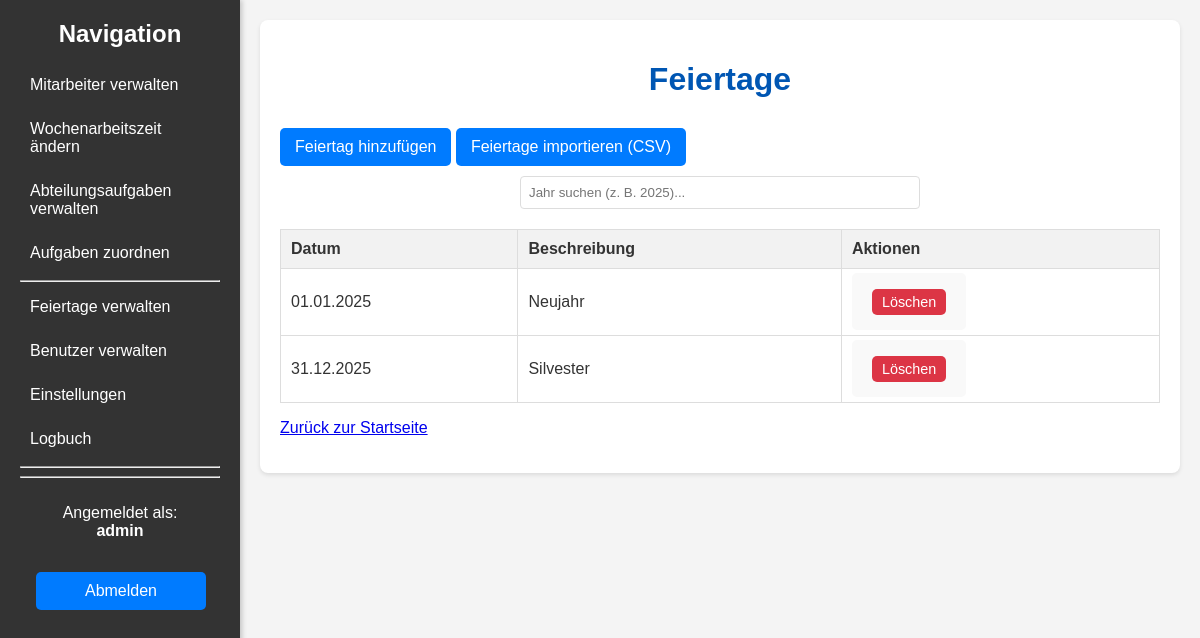
Page /holidays (signed in) on the committed database.
### models.py (models this page shows, shortened)
class User(db.Model, UserMixin):
    id = db.Column(db.Integer, primary_key=True)
    username = db.Column(db.String(100), unique=True, nullable=False)
    password_hash = db.Column(db.String(128))
    oe_number = db.Column(db.String(50), nullable=False)
    is_admin = db.Column(db.Boolean, default=False)

class Holiday(db.Model):
    id = db.Column(db.Integer, primary_key=True)
    holiday_date = db.Column(db.Date, nullable=False, unique=True)
    description = db.Column(db.String(200), nullable=True)

### app.py (the view)
@app.route('/holidays')
@login_required
@admin_required
def holidays():
    return render_template('holidays.html', holidays=Holiday.query.order_by(Holiday.holiday_date.asc()).all())

### app.py (called while the page is built)
@login_manager.user_loader
def load_user(user_id):
    return User.query.get(int(user_id))

def admin_required(f):
    @wraps(f)
    def decorated_function(*args, **kwargs):
        if not current_user.is_admin:
            flash('Für diese Aktion sind Administratorrechte erforderlich.', 'danger')
            return redirect(url_for('index'))
        return f(*args, **kwargs)
    return decorated_function

### templates/holidays.html (shortened to what this page needs)
{% extends "base.html" %}
{% block content %}
        <h1>Feiertage</h1>
        <a href="{{ url_for('add_holiday') }}" class="button">Feiertag hinzufügen</a>
        <a href="{{ url_for('import_holidays') }}" class="button">Feiertage importieren (CSV)</a>
        <div class="search-container">
            <input type="text" id="holidaySearch" onkeyup="filterTableByYear()" placeholder="Jahr suchen (z. B. 2025)...">
        </div>
        <table id="holidayTable">
            <thead>
                <tr>
                    <th class="sortable-header" data-column="holiday_date" data-column-type="date">Datum</th>
                    <th class="sortable-header" data-column="description">Beschreibung</th>
                    <th>Aktionen</th>
                </tr>
            </thead>
            <tbody>
                {% for holiday in holidays %}
                <tr>
                    <td data-sort="{{ holiday.holiday_date.strftime('%Y-%m-%d') }}">{{ holiday.holiday_date.strftime('%d.%m.%Y') }}</td>
                    <td>{{ holiday.description }}</td>
                    <td>
                        <form action="{{ url_for('delete_holiday', holiday_id=holiday.id) }}" method="post" style="display:inline;">
                            <button type="submit" class="button small delete">Löschen</button>
                        </form>
                    </td>
                </tr>
                {% endfor %}
            </tbody>
        </table>
        <p><a href="{{ url_for('index') }}">Zurück zur Startseite</a></p>
    </div>
{% endblock %}

### templates/base.html (shortened to what this page needs)
<!DOCTYPE html>
<html lang="de">
<head>
    <link rel="stylesheet" href="{{ url_for('static', filename='style.css') }}">
</head>
<body>
    <div class="wrapper">
        {% block sidebar %}
        <div class="sidebar">
            <h2>Navigation</h2>
            <ul>
                <li><a href="{{ url_for('employees') }}">Mitarbeiter verwalten</a></li>
                <li><a href="{{ url_for('working_hours_changes') }}">Wochenarbeitszeit ändern</a></li>
                <li><a href="{{ url_for('department_tasks') }}">Abteilungsaufgaben verwalten</a></li>
                <li><a href="{{ url_for('assign_tasks') }}">Aufgaben zuordnen</a></li>
                {% if current_user.is_admin %}
                    <hr>
                    <li><a href="{{ url_for('holidays') }}">Feiertage verwalten</a></li>
                    <li><a href="{{ url_for('user_list') }}">Benutzer verwalten</a></li>
                    <li><a href="{{ url_for('settings') }}">Einstellungen</a></li>
                    <li><a href="{{ url_for('logbook') }}">Logbuch</a></li>
                {% endif %}
                <hr>
                <hr>
            </ul>
            <div style="position: relative; top: 10px; width: 100%;">
                 <p style="text-align: center;">Angemeldet als:<br><b>{{ current_user.username }}</b></p>
                 <a href="{{ url_for('logout') }}" class="button" style="width: 70%; margin: 8%;">Abmelden</a>
            </div>
        </div>
        {% endblock %}
        <div class="main-content">
            <div class="container">
                {% block content %}{% endblock %}
            </div>
        </div>
</body>
</html>

### static/style.css (style rules this page uses)
body { font-family: Arial, sans-serif; margin: 0; background-color: #f4f4f4; color: #333; }
.wrapper { display: flex; min-height: 100vh; }
.sidebar { width: 200px; background-color: #333; color: white; padding: 20px; box-shadow: 2px 0 5px rgba(0,0,0,0.2); flex-shrink: 0; position: sticky; top: 0; height: 100vh; overflow-y: auto; }
.sidebar h2 { color: white; margin-top: 0; text-align: center; }
.sidebar ul { list-style: none; padding: 0; }
.sidebar ul li { margin-bottom: 10px; }
.sidebar ul li a { text-decoration: none; color: white; display: block; padding: 8px 10px; border-radius: 4px; }
.main-content { flex-grow: 1; padding: 20px; }
.container { max-width: 900px; margin: 0 auto; background-color: #fff; padding: 20px; border-radius: 8px; box-shadow: 0 2px 4px rgba(0, 0, 0, 0.1); }
h1, h2 { color: #0056b3; text-align: center; margin-bottom: 20px; }
table { width: 100%; border-collapse: collapse; margin-top: 20px; }
table, th, td { border: 1px solid #ddd; }
th, td { padding: 10px; text-align: left; }
th { background-color: #f2f2f2; }
.button { display: inline-block; padding: 10px 15px; margin: 10px 0; background-color: #007bff; color: white; text-align: center; text-decoration: none; border-radius: 5px; border: none; cursor: pointer; }
.button.small { padding: 5px 10px; font-size: 0.9em; }
.button.delete { background-color: #dc3545; }
form { background-color: #f9f9f9; padding: 20px; border-radius: 5px; margin-top: 20px; }
form button[type="submit"] { background-color: #28a745; color: white; padding: 10px 20px; border: none; border-radius: 5px; cursor: pointer; font-size: 1em; }
.search-container { margin-bottom: 20px; text-align: center; }
.search-container input { padding: 8px; width: 50%; max-width: 400px; border: 1px solid #ddd; border-radius: 4px; box-sizing: border-box; }
.sortable-header { cursor: pointer; position: relative; padding-right: 20px; }
.sortable-header::after { content: ''; display: inline-block; position: absolute; right: 5px; top: 50%; transform: translateY(-50%); width: 0; height: 0; border-left: 5px solid transparent; border-right: 5px solid transparent; vertical-align: middle; }

### templates/holidays.html (style rules this page uses)
.search-container { margin-bottom: 20px; text-align: center; }
.search-container input { padding: 8px; width: 50%; max-width: 400px; border: 1px solid #ddd; border-radius: 4px; box-sizing: border-box; }
.sortable-header { cursor: pointer; position: relative; padding-right: 20px; }
.sortable-header::after { content: ''; display: inline-block; position: absolute; right: 5px; top: 50%; transform: translateY(-50%); width: 0; height: 0; border-left: 5px solid transparent; border-right: 5px solid transparent; vertical-align: middle; }

### rows in the picture
User: username "admin"
Holiday: holiday_date "01.01.2025", description "Neujahr"
Holiday: holiday_date "31.12.2025", description "Silvester"
